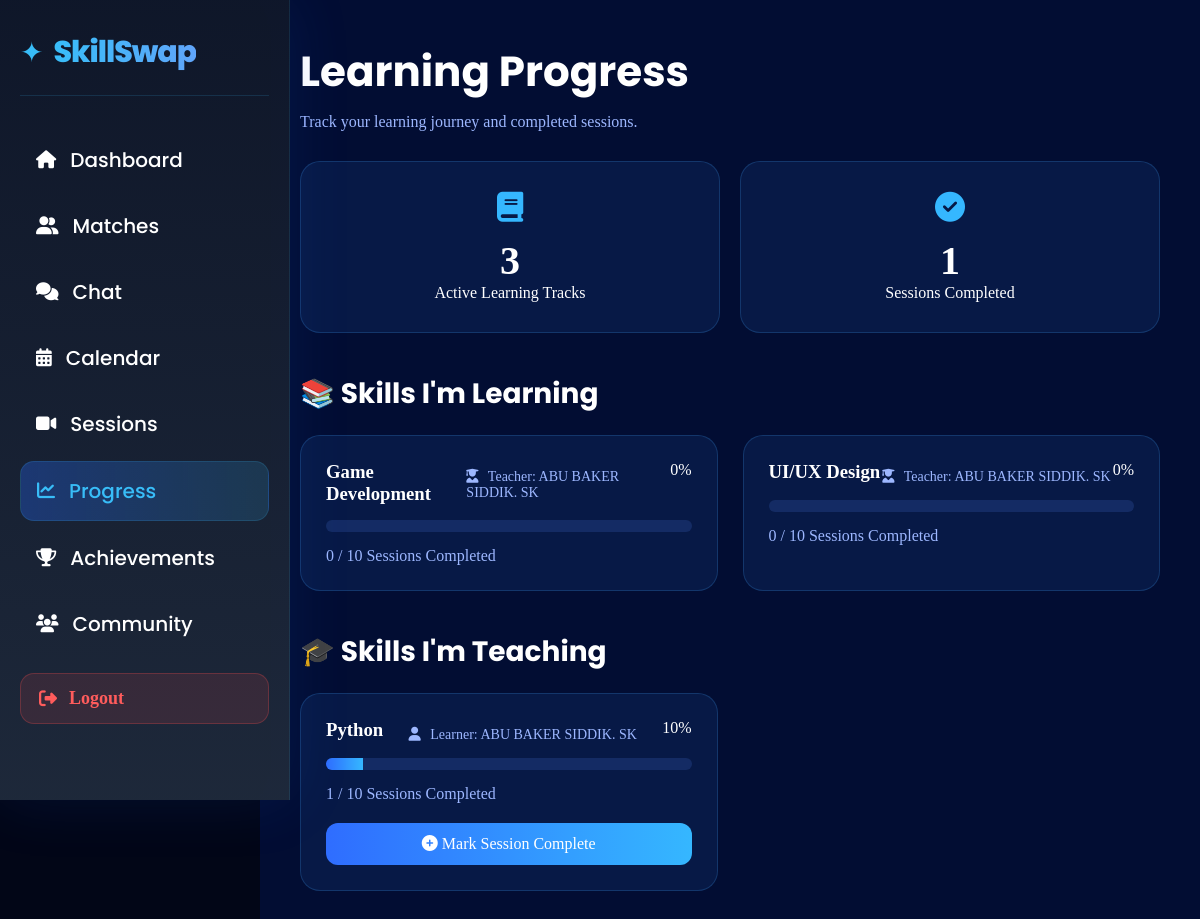
Page /progress (signed in) on the committed database.
### tables this page shows
CREATE TABLE learning_tracks (

    id INTEGER PRIMARY KEY AUTOINCREMENT,

    teacher_id INTEGER NOT NULL,

    learner_id INTEGER NOT NULL,

    skill_name TEXT NOT NULL,

    total_sessions INTEGER DEFAULT 10,

    completed_sessions INTEGER DEFAULT 0,

    created_at TIMESTAMP DEFAULT CURRENT_TIMESTAMP

);

CREATE TABLE users (

    id INTEGER PRIMARY KEY AUTOINCREMENT,

    name TEXT NOT NULL,
    email TEXT UNIQUE NOT NULL,
    password TEXT NOT NULL,

    profile_pic TEXT DEFAULT '',

    bio TEXT DEFAULT '',

    teach_skills TEXT DEFAULT '',

    learn_skills TEXT DEFAULT '',

    languages TEXT DEFAULT ''

);

### app.py (the view)
@app.route('/progress')
def progress():
    if 'user_id' not in session:
        return redirect('/login')
    conn = get_connection()
    learning_tracks = conn.execute("""
SELECT
    lt.*,
    u.name AS teacher_name
FROM learning_tracks lt
JOIN users u
ON lt.teacher_id = u.id
WHERE lt.learner_id=?
""",
(session['user_id'],)
).fetchall()
    teaching_tracks = conn.execute("""
SELECT
    lt.*,
    u.name AS learner_name
FROM learning_tracks lt
JOIN users u
ON lt.learner_id = u.id
WHERE lt.teacher_id=?
""",
(session['user_id'],)
).fetchall()
    conn.close()
    return render_template(
        'dashboard/progress.html',
        learning_tracks=learning_tracks,
        teaching_tracks=teaching_tracks,
        active_page='progress'
    )

### database/db.py (called while the page is built)
def get_connection():
    conn = sqlite3.connect(DATABASE)
    conn.row_factory = sqlite3.Row
    return conn

### templates/dashboard/progress.html (shortened to what this page needs)
<!DOCTYPE html>
<html lang="en">
<head>
<link rel="stylesheet"
href="{{ url_for('static', filename='css/sidebar.css') }}">
<link rel="stylesheet"
href="{{ url_for('static', filename='css/progress.css') }}">
<link rel="stylesheet"
href="https://cdnjs.cloudflare.com/ajax/libs/font-awesome/6.5.1/css/all.min.css">
</head>
<body>
{% include 'components/dashboard_sidebar.html' %}
<div class="main-content">
    <div class="page-header">
        <h1>Learning Progress</h1>
        <p>
            Track your learning journey and completed sessions.
        </p>
    </div>
    <div class="stats-grid">
        <div class="stat-card">
            <i class="fas fa-book"></i>
            <h2>
{{ learning_tracks|length + teaching_tracks|length }}
</h2>
            <span>Active Learning Tracks</span>
        </div>
        <div class="stat-card">
            <i class="fas fa-check-circle"></i>
            <h2>
                {{ learning_tracks|sum(attribute='completed_sessions')
+
teaching_tracks|sum(attribute='completed_sessions') }}
            </h2>
            <span>Sessions Completed</span>
        </div>
    </div>
<h2 class="section-title">
📚 Skills I'm Learning
</h2>
<div class="tracks-grid">
{% for track in learning_tracks %}
{% set progress =
((track.completed_sessions /
track.total_sessions) * 100)|int %}
<div class="track-card">
    <div class="track-header">
        <h3>{{ track.skill_name }}</h3>
        <div class="track-person">
    <i class="fas fa-user-graduate"></i>
    Teacher:
    {{ track.teacher_name }}
</div>
        <span>{{ progress }}%</span>
    </div>
    <div class="progress-bar">
    </div>
    <div class="session-info">
        {{ track.completed_sessions }}
        /
        {{ track.total_sessions }}
        Sessions Completed
    </div>
</div>
{% endfor %}
</div>
<h2 class="section-title">
🎓 Skills I'm Teaching
</h2>
<div class="tracks-grid">
{% for track in teaching_tracks %}
{% set progress =
((track.completed_sessions /
track.total_sessions) * 100)|int %}
<div class="track-card">
    <div class="track-header">
        <h3>{{ track.skill_name }}</h3>
        <div class="track-person">
    <i class="fas fa-user"></i>
    Learner:
    {{ track.learner_name }}
</div>
        <span>{{ progress }}%</span>
    </div>
    <div class="progress-bar">
        <div class="progress-fill"
        style="width:{{ progress }}%">
        </div>
    </div>
    <div class="session-info">
        {{ track.completed_sessions }}
        /
        {{ track.total_sessions }}
        Sessions Completed
    </div>
    <a
    href="/complete-session/{{ track.id }}"
    class="complete-btn">
        <i class="fas fa-plus-circle"></i>
        Mark Session Complete
    </a>
</div>
{% endfor %}
</div>
</div>
</body>
</html>

### static/css/sidebar.css (style rules this page uses)
* { margin:0; padding:0; box-sizing:border-box; }
.main-content { margin-left:290px; padding:40px; }

### static/css/progress.css (style rules this page uses)
.main-content { margin-left:260px; padding:40px; min-height:100vh; background:#020d33; color:white; }
body { background:#020617; color:#fff; }
.page-header h1 { font-size:42px; margin-bottom:10px; font-family:'Poppins',sans-serif; }
.page-header p { color:#9db7ff; }
.stats-grid { display:grid; grid-template-columns:repeat(2,1fr); gap:20px; margin:30px 0; }
.stat-card { background:#071946; border:1px solid rgba(65,170,255,.2); border-radius:20px; padding:30px; text-align:center; }
.stat-card i { font-size:30px; color:#35b7ff; margin-bottom:15px; }
.stat-card h2 { font-size:40px; }
.tracks-grid { display:grid; grid-template-columns:repeat(auto-fill,minmax(350px,1fr)); gap:25px; }
.track-card { background:#071946; border:1px solid rgba(65,170,255,.2); border-radius:20px; padding:25px; }
.track-header { display:flex; justify-content:space-between; margin-bottom:15px; }
.progress-bar { height:12px; background:#142b64; border-radius:20px; overflow:hidden; }
.progress-fill { height:100%; background:linear-gradient( 90deg, #2f6dff, #35b7ff ); }
.session-info { margin-top:15px; color:#9db7ff; }
.complete-btn { display:block; text-align:center; margin-top:20px; padding:12px; border-radius:12px; text-decoration:none; color:white; background:linear-gradient( 90deg, #2f6dff, #35b7ff ); }
.section-title { margin:40px 0 20px; font-size:28px; font-weight:700; color:white; font-family:'Poppins',sans-serif; }
.track-person { margin-top:8px; color:#9db7ff; font-size:14px; font-weight:500; }
.track-person i { margin-right:6px; }

### rows in the picture
learning_tracks: skill_name "Game Development", teacher_name "ABU BAKER SIDDIK. SK", completed_sessions "0", total_sessions "10"
learning_tracks: skill_name "UI/UX Design", teacher_name "ABU BAKER SIDDIK. SK", completed_sessions "0", total_sessions "10"
learning_tracks: skill_name "Python", learner_name "ABU BAKER SIDDIK. SK", total_sessions "10", completed_sessions "1"

### other values in the picture
{{ learning_tracks|length + teaching_tracks|length }} "3"
